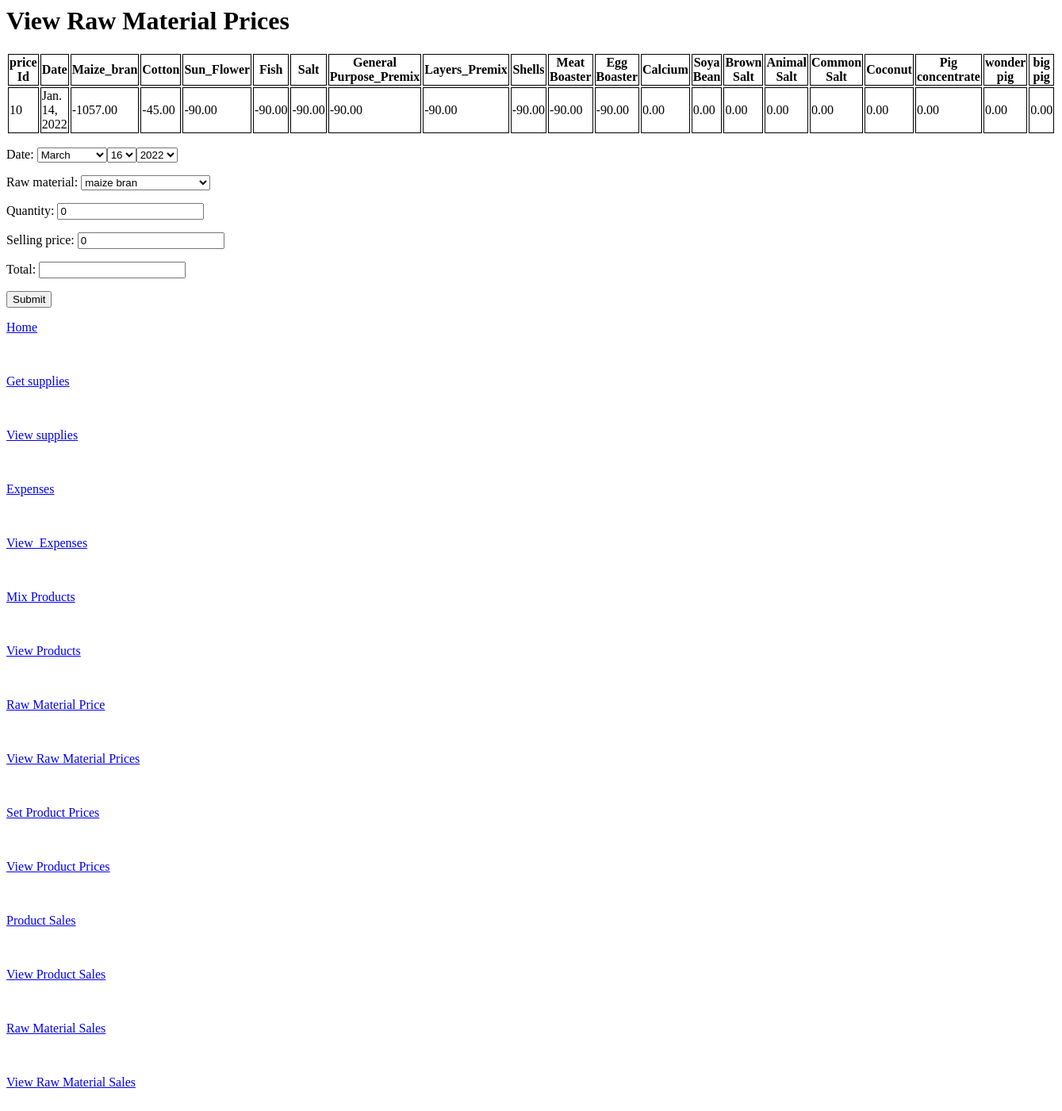
/do_raw_material_sales/, run on an earlier commit of the app's database.
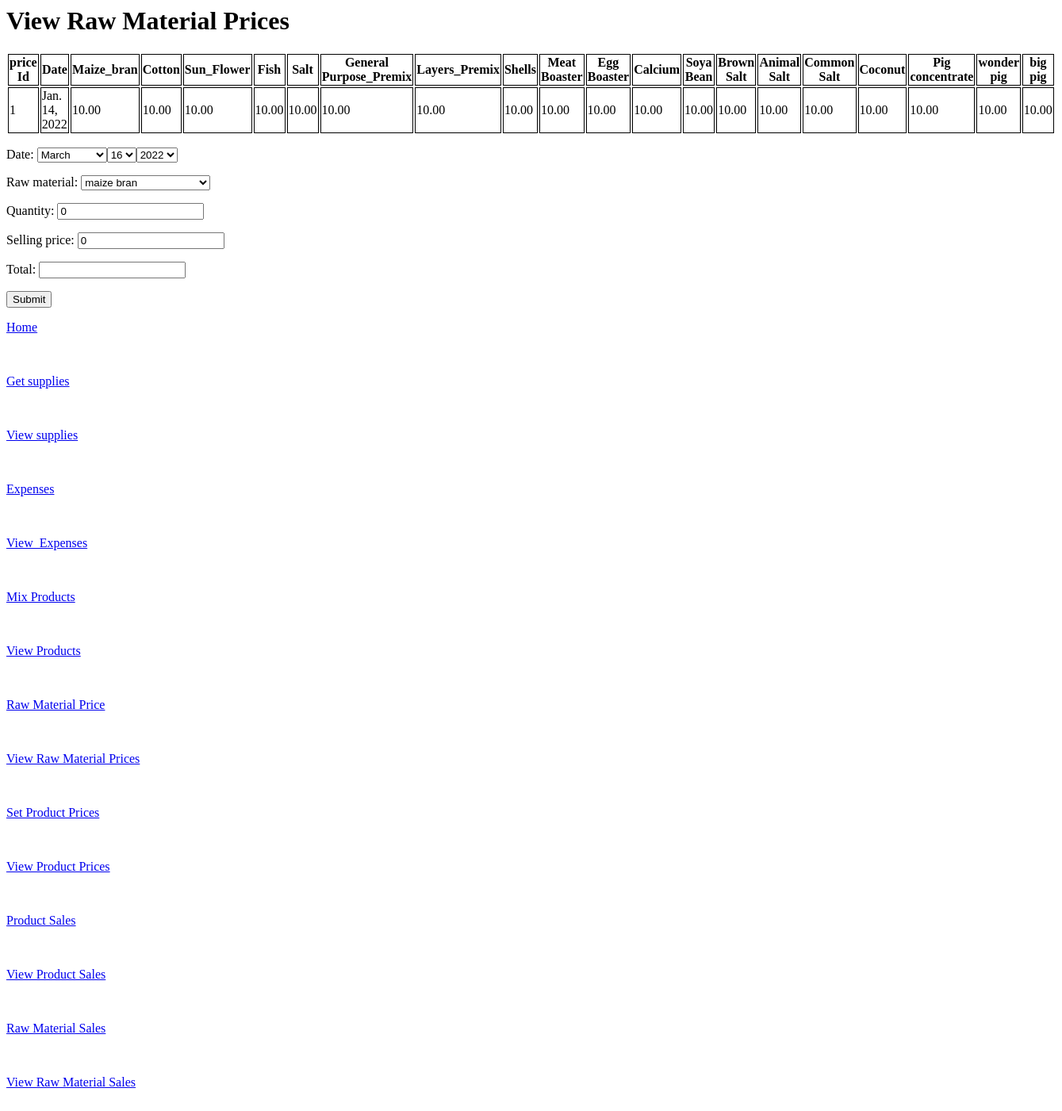
And on a later commit of the database.
### feedwork/models.py (models this page shows, shortened)
class RawMaterialPrices(models.Model):
	date = models.DateField()
	maize_bran = models.DecimalField(max_digits=10, decimal_places=2 , default=0.0)
	cotton = models.DecimalField(max_digits=10, decimal_places=2 , default=0.0)
	sun_flower = models.DecimalField(max_digits=10, decimal_places=2 , default=0.0)
	fish = models.DecimalField(max_digits=10, decimal_places=2 , default=0.0)
	salt = models.DecimalField(max_digits=10, decimal_places=2 , default=0.0)
	general_purpose_premix = models.DecimalField(max_digits=10, decimal_places=2 , default=0.0)
	layers_premix = models.DecimalField(max_digits=10, decimal_places=2 , default=0.0)
	shells = models.DecimalField(max_digits=10, decimal_places=2 , default=0.0)
	meat_boaster = models.DecimalField(max_digits=10, decimal_places=2 , default=0.0)
	egg_boaster = models.DecimalField(max_digits=10, decimal_places=2 , default=0.0)
	calcium = models.DecimalField(max_digits=10, decimal_places=2 , default=0.0)
	soya_bean = models.DecimalField(max_digits=10, decimal_places=2 , default=0.0)
	brown_salt = models.DecimalField(max_digits=10, decimal_places=2 , default=0.0)
	animal_salt = models.DecimalField(max_digits=10, decimal_places=2 , default=0.0)
	common_salt = models.DecimalField(max_digits=10, decimal_places=2 , default=0.0)
	pig_concentrate = models.DecimalField(max_digits=10, decimal_places=2 , default=0.0)
	coconut = models.DecimalField(max_digits=10, decimal_places=2 , default=0.0)
	wonder_pig = models.DecimalField(max_digits=10, decimal_places=2 , default=0.0)
	big_pig = models.DecimalField(max_digits=10, decimal_places=2 , default=0.0)

### feedwork/views.py (the view)
# urls.py: path('do_raw_material_sales/',views.doing_raw_material_sales, name = 'raw_material_sales'),
def doing_raw_material_sales(request):
    r_m_q = RawMaterialQuantities.objects.last()
    r_m_p = RawMaterialPrices.objects.last()
    context = {}
    form = RawMaterialSalesForm(request.POST or None)
    if request.method == 'POST':
        if form.is_valid():
            raw_material = form.cleaned_data['raw_material']
            quantity = form.cleaned_data['quantity']
            raw_material_sales_quantity_deduction(raw_material,quantity)
            form.save()
            return HttpResponseRedirect('http://127.0.0.1:8000/')
    else:
        context['form'] = form
    return render(request, "do_raw_material_sales.html", {'r_m_q':r_m_q,'r_m_p':r_m_p ,'form':form ,})

### feedwork/forms.py
class RawMaterialSalesForm(forms.ModelForm):
	YEARS= [x for x in range(2000,2030)]
	date = forms.DateField(label='Date', widget=forms.SelectDateWidget(years=YEARS),initial=timezone.now())
	raw_material = forms.ChoiceField(choices=RAW_MATERIAL_CHOICES)
	quantity = forms.IntegerField(initial = 0)
	selling_price = forms.IntegerField(initial = 0)
	total = forms.DecimalField(
        widget=calculation.FormulaInput('quantity*selling_price') # <- using single math expression
    )
	class Meta:
		model = RawMaterialSales
		fields = ["date","raw_material","quantity","selling_price","total"]

### feedwork/templates/feedwork/do_raw_material_sales.html (shortened to what this page needs)
<html>
<head>
</head>
<body>
    <h1>View Raw Material Prices</h1>
     <table style="border:1px">
                    <ul>
                    <tr>
                        <th>price Id</th>
                        <th>Date</th>
                        <th>Maize_bran</th>
                        <th>Cotton</th>
                        <th>Sun_Flower</th>
                        <th>Fish</th>
                        <th>Salt</th>
                        <th>General Purpose_Premix</th>
                        <th>Layers_Premix</th>
                        <th>Shells</th>
                        <th>Meat Boaster</th>
                        <th>Egg Boaster</th>
                        <th>Calcium</th>
                        <th>Soya Bean</th>
                        <th>Brown Salt</th>
                        <th>Animal Salt</th>
                        <th>Common Salt</th>
                        <th>Coconut</th>
                        <th>Pig concentrate</th>
                        <th>wonder pig</th>
                        <th>big pig</th>
                    </tr>
                    <tr>
                        <td>{{ r_m_p.id}} </td>
                        <td>{{ r_m_p.date }} </td>
                        <td>{{ r_m_p.maize_bran }}</td>
                        <td>{{ r_m_p.cotton }}</td>
                        <td>{{ r_m_p.sun_flower }}</td>
                        <td>{{ r_m_p.fish }}</td>
                        <td>{{ r_m_p.salt }}</td>
                        <td>{{ r_m_p.general_purpose_premix }} </td>
                        <td>{{ r_m_p.layers_premix }} </td>
                        <td>{{ r_m_p.shells }} </td>
                        <td>{{ r_m_p.meat_boaster }} </td>
                        <td>{{ r_m_p.egg_boaster }}</td>
                        <td>{{ r_m_p.calcium }}</td>
                        <td>{{ r_m_p.soya_bean }}</td>
                        <td>{{ r_m_p.brown_salt }}</td>
                        <td>{{ r_m_p.animal_salt }}</td>
                        <td>{{ r_m_p.common_salt }}</td>
                        <td>{{ r_m_p.coconut }}</td>
                        <td>{{ r_m_p.pig_concentrate }}</td>
                        <td>{{ r_m_p.wonder_pig }}</td>
                        <td>{{ r_m_p.big_pig }}</td>
                    </tr>
                </table>
<form method="post">
    {{ form.as_p }}
    <input type="submit" value="Submit">
</form>
</body>
<div>
    <a href="{% url 'index' %}"><p>Home</p></a><br/>
    <a href="{% url 'get_supply' %}"><p>Get supplies</p></a><br/>
    <a href="{% url 'view_supply' %}"><p>View supplies</p></a><br/>
        <a href="{% url 'expenses' %}"><p>Expenses</p></a><br/>
            <a href="{% url 'view_expenses' %}"><p>View_Expenses</p></a><br/>
    <a href="{% url 'create_product' %}"><p>Mix Products</p></a><br/>
    <a href="{% url 'view_product' %}"><p>View Products</p></a><br/>
    <a href="{% url 'raw_material_prices' %}"><p>Raw Material Price</p></a><br/>
    <a href="{% url 'view_raw_material_prices' %}"><p>View Raw Material Prices</p></a><br/>
    <a href="{% url 'create_product_prices' %}"><p>Set  Product Prices</p></a><br/>
    <a href="{% url 'view_product_prices' %}"><p>View Product Prices</p><br/>
    <a href="{% url 'product_sales' %}"><p>Product Sales</p></a><br/>
    <a href="{% url 'view_product_sales' %}"><p>View Product Sales</p></a><br/>
    <a href="{% url 'raw_material_sales' %}"><p>Raw Material Sales</p></a><br/>
    <a href="{% url 'view_raw_material_sales' %}"><p>View Raw Material Sales</p></a><br/>
</div>
</html>

What changed in the data, as far as the page shows it:
removed RawMaterialPrices: id "10", date "Jan. 14, 2022", maize_bran "-1057.00", cotton "-45.00", sun_flower "-90.00", fish "-90.00", salt "-90.00", general_purpose_premix "-90.00", layers_premix "-90.00", shells "-90.00", meat_boaster "-90.00", egg_boaster "-90.00", calcium "0.00", soya_bean "0.00", brown_salt "0.00", animal_salt "0.00", common_salt "0.00", coconut "0.00", pig_concentrate "0.00", wonder_pig "0.00", big_pig "0.00"
now on this page (row edited): RawMaterialPrices: id "1", date "Jan. 14, 2022", maize_bran "10.00", cotton "10.00", sun_flower "10.00", fish "10.00", salt "10.00", general_purpose_premix "10.00", layers_premix "10.00", shells "10.00", meat_boaster "10.00", egg_boaster "10.00", calcium "10.00", soya_bean "10.00", brown_salt "10.00", animal_salt "10.00", common_salt "10.00", coconut "10.00", pig_concentrate "10.00", wonder_pig "10.00", big_pig "10.00"
